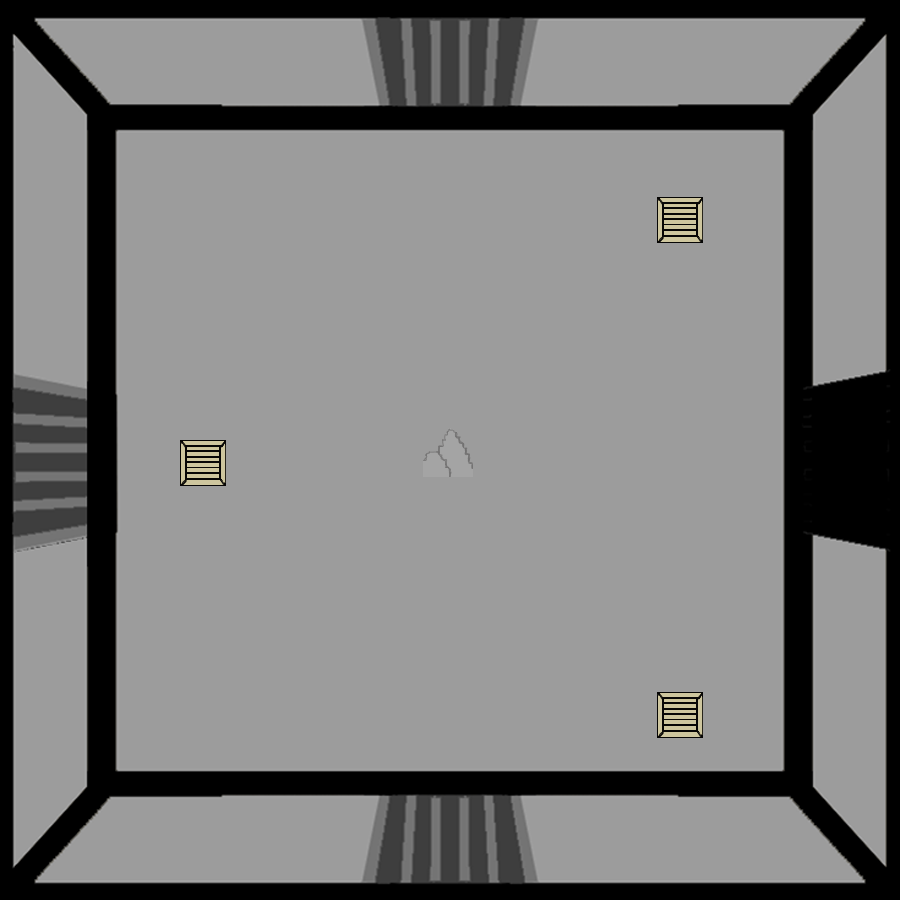

Tiled map render using the project's own tile images. Description and the map definition, with tile-layer contents summarised, below:
An orthogonal 100x100 tile map with 9x9 px tiles, 2 tile layers (SALA, CAJAS Y OBJETOS), 3 tilesets.

<map version="1.2" tiledversion="1.3.3" orientation="orthogonal" renderorder="right-down" width="100" height="100" tilewidth="9" tileheight="9" infinite="0" nextlayerid="3" nextobjectid="1">
 <tileset firstgid="1" source="PRISION6.tsx" />
 <tileset firstgid="10001" source="CAJA.tsx" />
 <tileset firstgid="10026" source="ROCAS.tsx" />
 <layer id="1" name="SALA" width="100" height="100">
  <data>[10000 cells, 10000 non-empty, 10000 distinct tile ids]</data>
 </layer>
 <layer id="2" name="CAJAS Y OBJETOS" width="100" height="100">
  <data>[10000 cells, 780 non-empty, 730 distinct tile ids]</data>
 </layer>
</map>
